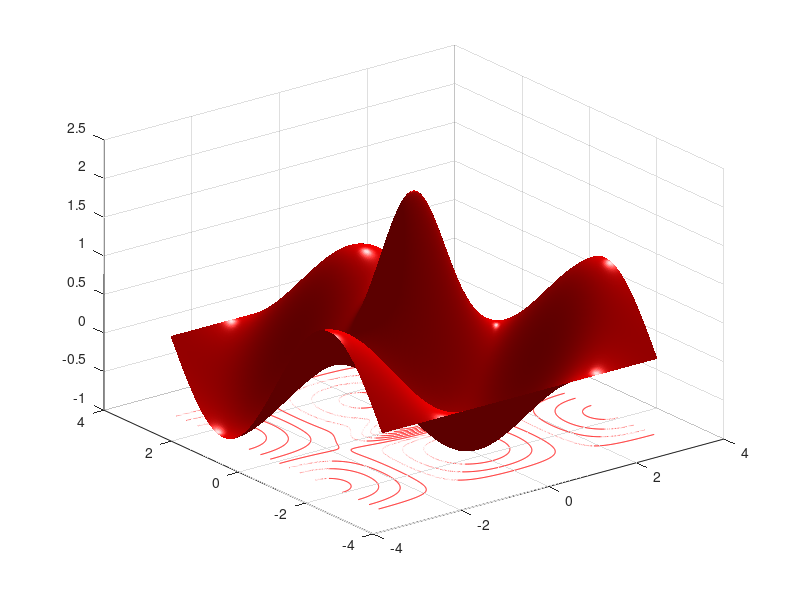

MATLAB code to generate this figure: (Note: this script raises an error after producing the figure.)
% Math 98: Introduction to MATLAB Programming
% Assignment 4
% Anish Saha

% Problem 1
x = linspace(-pi,pi, 600);
y = linspace(-pi,pi, 600);
[X,Y] = meshgrid(x,y);

f = @(x,y) cos(x).*sin(y) + 2*exp(-x.^2.-6*y.^2.);
Z = f(X,Y);
surfc(X,Y,Z);

map = [1, 0, 0
    1, 0, 0
    1, 0, 0
    1, 0, 0
    1, 0, 0
    1, 0, 0];
colormap(map);
c = light;
shading('interp')
c.Position = [-1, 0, 1];

% Problem 2

dx = diff(Z, 1, 2);
bx = abs(dx) < 10^(-4);
dy = diff(Z, 1, 1);
by = abs(dy) < 10^(-4);

criticalpts = logical(bx(1:599, :).*by(:, 1:599));
Xt = X(1:599, 1:599);
Yt = Y(1:599, 1:599);
Zt = Z(1:end-1, 1:end-1);

hold on;
scatter3(Xt(criticalpts), Yt(criticalpts), Zt(criticalpts));

% Problem 3

min=-pi;
max=pi;
n=2000;
val1=min+rand(1,n)*(max-min);
val2=min+rand(1,n)*(max-min);
z = f(val1, val2);
heightDiff = z+1;
volume1 = sum(heightDiff)
volume3 = integral2(f, -pi, pi, -pi, pi)
